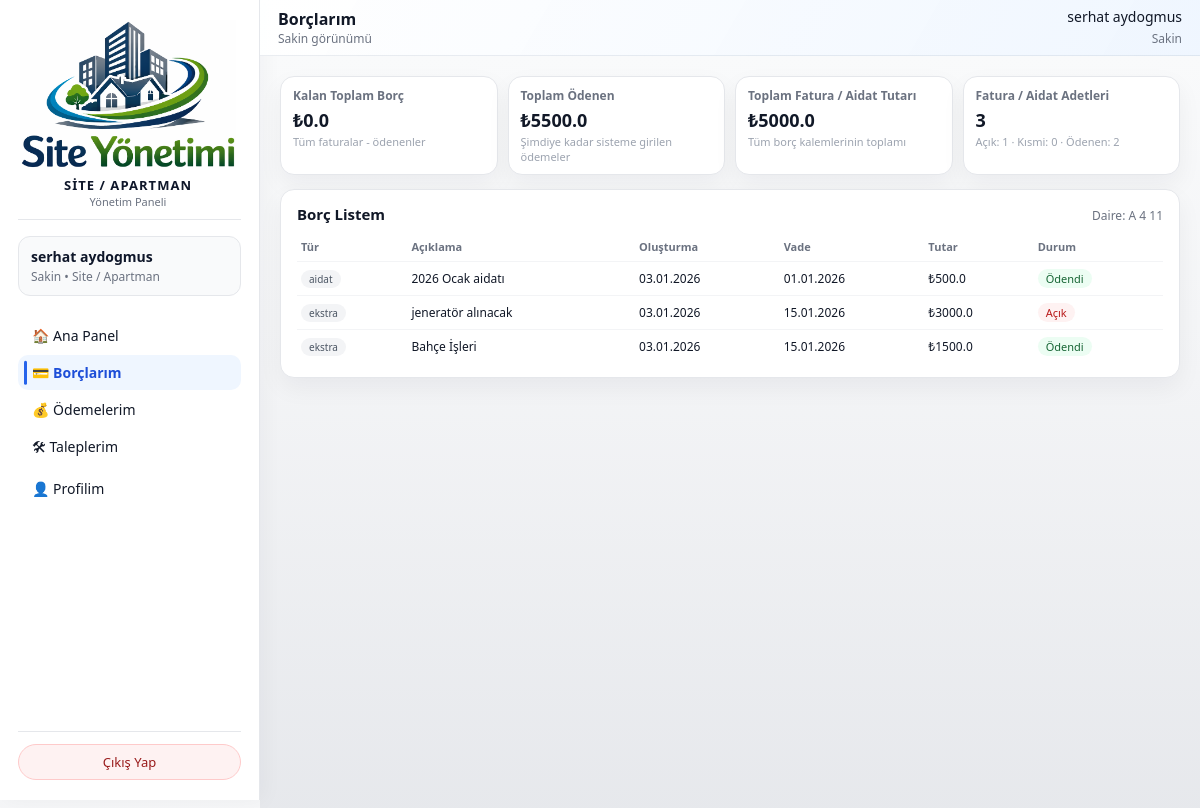
/resident/borclarim (signed in), run on the app's committed database.
### models/user_model.py (models this page shows, shortened)
class User(db.Model):
    __tablename__ = "users"
    id = db.Column(db.Integer, primary_key=True)
    name = db.Column(db.String(120), nullable=False)
    email = db.Column(db.String(120), unique=True, nullable=False, index=True)
    phone = db.Column(db.String(32), nullable=True)
    password_hash = db.Column(db.String(255), nullable=False)
    role = db.Column(db.String(20), nullable=False, default="resident")
    apartment_id = db.Column(
        db.Integer,
        db.ForeignKey("apartments.id"),
        nullable=True,
    )
    is_active = db.Column(db.Boolean, default=True, nullable=False)

### models/apartment_model.py (models this page shows, shortened)
class Apartment(db.Model):
    __tablename__ = "apartments"
    id = db.Column(db.Integer, primary_key=True)
    block = db.Column(db.String(50), nullable=False)
    floor = db.Column(db.String(20), nullable=False)
    number = db.Column(db.String(20), nullable=False)
    area_m2 = db.Column(db.Float, nullable=True)
    owner_name = db.Column(db.String(120))
    owner_phone = db.Column(db.String(32))
    notes = db.Column(db.Text)
    users = db.relationship("User", backref="apartment", lazy="dynamic")
    bills = db.relationship("Bill", backref="apartment", lazy="dynamic")
    payments = db.relationship("Payment", backref="apartment", lazy="dynamic")
    tickets = db.relationship("Ticket", backref="apartment", lazy="dynamic")

### models/bill_model.py (models this page shows, shortened)
class Bill(db.Model):
    __tablename__ = "bills"
    id = db.Column(db.Integer, primary_key=True)
    apartment_id = db.Column(db.Integer, db.ForeignKey("apartments.id"), nullable=False)
    description = db.Column(db.String(255), nullable=False)
    amount = db.Column(Numeric(10, 2), nullable=False)
    due_date = db.Column(db.Date, nullable=True)
    status = db.Column(db.String(20), nullable=False, default="open")
    type = db.Column(db.String(50), nullable=True)
    created_at = db.Column(db.DateTime, default=datetime.utcnow)
    updated_at = db.Column(
        db.DateTime, default=datetime.utcnow, onupdate=datetime.utcnow
    )
    payments = db.relationship("Payment", backref="bill", lazy="dynamic")

### routes/resident_routes.py (the view, shortened to what this page needs)
@resident_bp.route("/borclarim")
@resident_required
def borclarim():
    user, apartment = _get_current_resident()
    if not user:
        flash("Kullanıcı bulunamadı. Lütfen tekrar giriş yapın.", "error")
        return redirect(url_for("auth.logout"))
    bills = []
    stats = {
        "total_bills": 0,
        "open_bills": 0,
        "partial_bills": 0,
        "paid_bills": 0,
        "total_bills_amount": Decimal("0.00"),
        "total_open_amount": Decimal("0.00"),
        "total_paid_amount": Decimal("0.00"),
    }
    try:
        bills = (
            Bill.query.filter(Bill.apartment_id == apartment.id)
            .order_by(Bill.due_date.asc().nullslast(), Bill.created_at.desc())
            .all()
        )
    except SQLAlchemyError as exc:
        current_app.logger.exception("Sakin borç listesi alınamadı: %s", exc)
        flash("Borçlarınız listelenirken bir hata oluştu.", "error")
    stats = _compute_debt_stats_for_apartment(apartment.id)
    return render_template(
        "resident/borclarim.html",
        user=user,
        apartment=apartment,
        bills=bills,
        stats=stats,
    )

### templates/resident/borclarim.html (shortened to what this page needs)
{% extends "base.html" %}
{% block topbar_title %}Borçlarım{% endblock %}
{% block content %}
<div class="borclar-wrapper">
  <div class="borclar-summary-grid">
    <div class="borc-card">
      <h3>Kalan Toplam Borç</h3>
      <div class="value amount-negative">
        ₺{{ stats.total_open_amount | float | round(2) }}
      </div>
      <div class="sub">
        Tüm faturalar - ödenenler
      </div>
    </div>
    <div class="borc-card">
      <h3>Toplam Ödenen</h3>
      <div class="value amount-positive">
        ₺{{ stats.total_paid_amount | float | round(2) }}
      </div>
      <div class="sub">
        Şimdiye kadar sisteme girilen ödemeler
      </div>
    </div>
    <div class="borc-card">
      <h3>Toplam Fatura / Aidat Tutarı</h3>
      <div class="value">
        ₺{{ stats.total_bills_amount | float | round(2) }}
      </div>
      <div class="sub">
        Tüm borç kalemlerinin toplamı
      </div>
    </div>
    <div class="borc-card">
      <h3>Fatura / Aidat Adetleri</h3>
      <div class="value">
        {{ stats.total_bills }}
      </div>
      <div class="sub">
        Açık: {{ stats.open_bills }} · Kısmi: {{ stats.partial_bills }} · Ödenen: {{ stats.paid_bills }}
      </div>
    </div>
  </div>
  <div class="borc-section">
    <div class="borc-section-header">
      <h2>Borç Listem</h2>
      {% if apartment %}
        <span>
          Daire: {{ apartment.block or "" }} {{ apartment.floor or "" }} {{ apartment.number or "" }}
        </span>
      {% endif %}
    </div>
    {% if bills and bills|length > 0 %}
      <div style="overflow-x:auto;">
        <table class="borc-table">
          <thead>
            <tr>
              <th>Tür</th>
              <th>Açıklama</th>
              <th>Oluşturma</th>
              <th>Vade</th>
              <th>Tutar</th>
              <th>Durum</th>
            </tr>
          </thead>
          <tbody>
            {% for bill in bills %}
              <tr>
                <td>
                  <span class="pill-small">
                    {{ bill.type or "Genel" }}
                  </span>
                </td>
                <td>{{ bill.description or "-" }}</td>
                <td>
                  {% if bill.created_at %}
                    {{ bill.created_at.strftime("%d.%m.%Y") }}
                  {% else %}
                    -
                  {% endif %}
                </td>
                <td>
                  {% if bill.due_date %}
                    {{ bill.due_date.strftime("%d.%m.%Y") }}
                  {% else %}
                    -
                  {% endif %}
                </td>
                <td>₺{{ bill.amount | float | round(2) }}</td>
                <td>
                  {% if bill.status == "open" %}
                    <span class="status-pill status-open">Açık</span>
                  {% elif bill.status == "partial" %}
                    <span class="status-pill status-partial">Kısmi</span>
                  {% elif bill.status == "paid" %}
                    <span class="status-pill status-paid">Ödendi</span>
                  {% else %}
                    <span class="status-pill">{{ bill.status }}</span>
                  {% endif %}
                </td>
              </tr>
            {% endfor %}
          </tbody>
        </table>
      </div>
    {% else %}
      <p style="font-size:12px; color:#6b7280; margin:0;">
        Kayıtlı borcunuz görünmüyor.
      </p>
    {% endif %}
  </div>
</div>
{% endblock %}

### templates/base.html (shortened to what this page needs)
<!doctype html>
<html lang="tr">
<head>
  <link rel="stylesheet" href="{{ url_for('static', filename='css/app.css') }}">
</head>
<body class="{% block body_class %}{% endblock %}">
<div class="layout">
  <aside class="sidebar" id="sidebar">
{% set site_name = current_site_name if current_site_name is defined and current_site_name else 'QR Site Yönetim' %}
<div class="sidebar__header">
  <div class="sidebar__logo-wrapper">
    <img
      src="{{ url_for('static', filename='logo1.png') }}"
      alt="Logo"
      class="sidebar__logo-img"
      style="width:220px; height:150px; object-fit:contain;"
    >
    <div class="sidebar__brand-block">
      <div class="sidebar__brand-title">
        {{ current_site_name }}
      </div>
      <div class="sidebar__brand-subtitle">
        Yönetim Paneli
      </div>
    </div>
  </div>
</div>
    <div class="sidebar__user">
      {% set user_name = session.get("user_name") %}
      {% set user_role = session.get("user_role") %}
      {% set site_name = session.get("site_name", "Site / Apartman") %}
      <div class="sidebar__user-name">
        {% if user_name %}
          {{ user_name }}
        {% else %}
          Giriş Yapıldı
        {% endif %}
      </div>
      <div class="sidebar__user-role">
        {% if user_role == "admin" %}
          Yönetici • {{ site_name }}
        {% elif user_role == "resident" %}
          Sakin • {{ site_name }}
        {% else %}
          {{ site_name }}
        {% endif %}
      </div>
    </div>
    <nav class="sidebar__nav">
      {% set endpoint = request.endpoint or "" %}
      {% if user_role == "admin" %}
        <a href="{{ url_for('admin.dashboard') }}"
           class="sidebar__link {% if endpoint == 'admin.dashboard' %}sidebar__link--active{% endif %}">
          🏠 Yönetim Paneli
        </a>
        <a href="{{ url_for('admin.manage_apartments') }}"
           class="sidebar__link {% if endpoint == 'admin.manage_apartments' %}sidebar__link--active{% endif %}">
          🏢 Daireler
        </a>
        <a href="{{ url_for('admin.manage_users') }}"
           class="sidebar__link {% if endpoint == 'admin.manage_users' %}sidebar__link--active{% endif %}">
          👥 Kullanıcılar
        </a>
        <a href="{{ url_for('admin.manage_bills') }}"
           class="sidebar__link {% if endpoint == 'admin.manage_bills' or endpoint == 'admin.dues_summary' %}sidebar__link--active{% endif %}">
          💳 Borç / Aidatlar
        </a>
        <a href="{{ url_for('admin.manage_payments') }}"
           class="sidebar__link {% if endpoint == 'admin.manage_payments' %}sidebar__link--active{% endif %}">
          💰 Ödemeler
        </a>
        <a href="{{ url_for('admin.manage_announcements') }}"
           class="sidebar__link {% if endpoint == 'admin.manage_announcements' %}sidebar__link--active{% endif %}">
          📢 Duyurular
        </a>
        <a href="{{ url_for('admin.manage_tickets') }}"
           class="sidebar__link {% if endpoint == 'admin.manage_tickets' %}sidebar__link--active{% endif %}">
          🛠 Talepler
        </a>
        <a href="{{ url_for('admin.settings') }}"
           class="sidebar__link {% if endpoint == 'admin.settings' %}sidebar__link--active{% endif %}">
          ⚙️ Ayarlar
        </a>
      {% elif user_role == "resident" %}
        <a href="{{ url_for('resident.dashboard') }}"
           class="sidebar__link {% if endpoint == 'resident.dashboard' %}sidebar__link--active{% endif %}">
          🏠 Ana Panel
        </a>
        <a href="{{ url_for('resident.borclarim') }}"
           class="sidebar__link {% if endpoint == 'resident.borclarim' %}sidebar__link--active{% endif %}">
          💳 Borçlarım
        </a>
        <a href="{{ url_for('resident.odemelerim') }}"
           class="sidebar__link {% if endpoint == 'resident.odemelerim' %}sidebar__link--active{% endif %}">
          💰 Ödemelerim
        </a>
        <a href="{{ url_for('resident.taleplerim') }}"
           class="sidebar__link {% if endpoint == 'resident.taleplerim' %}sidebar__link--active{% endif %}">
          🛠 Taleplerim
        </a>
        <a href="{{ url_for('resident.profil') }}"
           class="sidebar__link {% if endpoint == 'resident.profil' %}sidebar__link--active{% endif %}">
          👤 Profilim
        </a>
      {% else %}
        <a href="{{ url_for('admin.dashboard') }}"
           class="sidebar__link {% if endpoint == 'admin.dashboard' %}sidebar__link--active{% endif %}">
          🏠 Panel
        </a>
      {% endif %}
    </nav>
    <div class="sidebar__footer">
      <a href="{{ url_for('auth.logout') }}" class="sidebar__logout-btn">
        Çıkış Yap
      </a>
    </div>
  </aside>
  <div class="main">
    <header class="topbar">
      <div>
        <div class="topbar__title">
          {% block topbar_title %}Yönetim Paneli{% endblock %}
        </div>
        <div class="topbar__subtitle">
          {% if user_role == "admin" %}
            Yönetici görünümü
          {% elif user_role == "resident" %}
            Sakin görünümü
          {% else %}
            Apartman / Site yönetim sistemi
          {% endif %}
        </div>
      </div>
      <div class="topbar__user">
        {% if user_name %}
          <span class="topbar__user-name">{{ user_name }}</span>
        {% endif %}
        {% if user_role %}
          <span class="topbar__user-role">
            {% if user_role == "admin" %}Yönetici{% elif user_role == "resident" %}Sakin{% endif %}
          </span>
        {% endif %}
      </div>
    </header>
    <main class="content">
      {% block content %}{% endblock %}
    </main>
  </div>
</div>
</body>
</html>

### data on the page
User: name "serhat aydogmus"
Apartment: block "A", floor "4", number "11"
Bill: type "aidat", description "2026 Ocak aidatı", created_at "03.01.2026", due_date "01.01.2026", amount "500.0", status "Ödendi"
Bill: type "ekstra", description "jeneratör alınacak", created_at "03.01.2026", due_date "15.01.2026", amount "3000.0", status "Açık"
Bill: type "ekstra", description "Bahçe İşleri", created_at "03.01.2026", due_date "15.01.2026", amount "1500.0", status "Ödendi"

### other printed values
{{ current_site_name }} "SITE / APARTMAN"
{{ site_name }} "Site / Apartman"
{{ stats.total_open_amount | float | round(2) }} "0.0"
{{ stats.total_paid_amount | float | round(2) }} "5500.0"
{{ stats.total_bills_amount | float | round(2) }} "5000.0"
{{ stats.total_bills }} "3"
{{ stats.open_bills }} "1"
{{ stats.partial_bills }} "0"
{{ stats.paid_bills }} "2"
